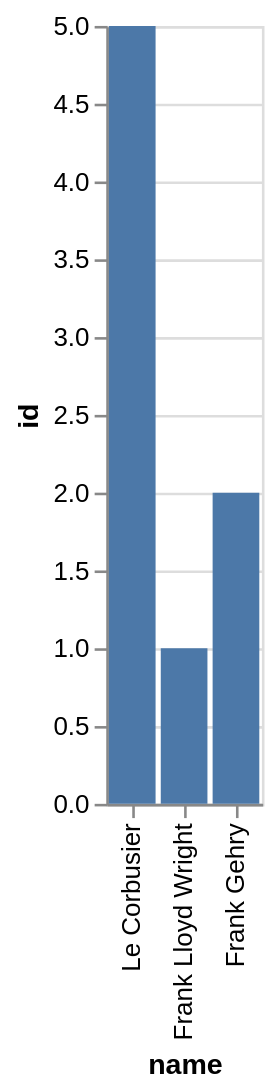

Here is the Vega-Lite specification saved for this chart:
### Vega-Lite specification from a JSON file in a GitHub repository (floating-point values rounded to 4 significant figures)
{"data": {"values": [{"x_data": "Le Corbusier", "y_data": 5}, {"x_data": "Frank Lloyd Wright", "y_data": 1}, {"x_data": "Frank Gehry", "y_data": 2}]}, "mark": "bar", "encoding": {"x": {"field": "x_data", "type": "nominal", "title": "name", "sort": "descending"}, "y": {"field": "y_data", "type": "quantitative", "title": "id"}}}
